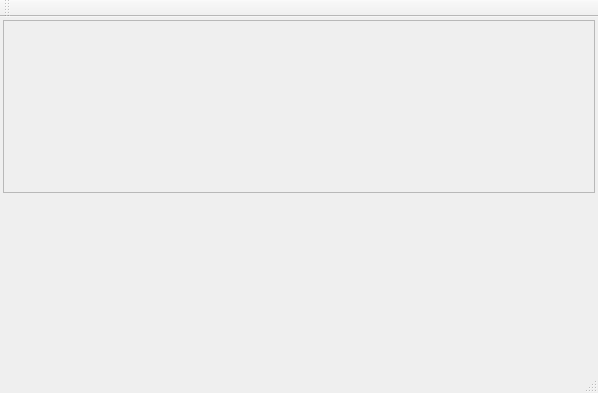
<?xml version="1.0" encoding="UTF-8"?>
<ui version="4.0">
 <class>MainWindow</class>
 <widget class="QMainWindow" name="MainWindow">
  <property name="geometry">
   <rect>
    <x>0</x>
    <y>0</y>
    <width>598</width>
    <height>393</height>
   </rect>
  </property>
  <property name="windowTitle">
   <string>MainWindow</string>
  </property>
  <widget class="QWidget" name="centralWidget">
   <layout class="QVBoxLayout" name="verticalLayout">
    <property name="spacing">
     <number>3</number>
    </property>
    <property name="leftMargin">
     <number>3</number>
    </property>
    <property name="topMargin">
     <number>3</number>
    </property>
    <property name="rightMargin">
     <number>3</number>
    </property>
    <property name="bottomMargin">
     <number>3</number>
    </property>
    <item>
     <widget class="BreadCrumbsAddressBar" name="frameBreadCrumbsAddressBar">
      <property name="frameShape">
       <enum>QFrame::StyledPanel</enum>
      </property>
      <property name="frameShadow">
       <enum>QFrame::Raised</enum>
      </property>
     </widget>
    </item>
    <item>
     <widget class="QWidget" name="widget" native="true"/>
    </item>
   </layout>
  </widget>
  <widget class="QMenuBar" name="menuBar">
   <property name="geometry">
    <rect>
     <x>0</x>
     <y>0</y>
     <width>598</width>
     <height>22</height>
    </rect>
   </property>
  </widget>
  <widget class="QToolBar" name="mainToolBar">
   <attribute name="toolBarArea">
    <enum>TopToolBarArea</enum>
   </attribute>
   <attribute name="toolBarBreak">
    <bool>false</bool>
   </attribute>
  </widget>
  <widget class="QStatusBar" name="statusBar"/>
 </widget>
 <layoutdefault spacing="6" margin="11"/>
 <customwidgets>
  <customwidget>
   <class>BreadCrumbsAddressBar</class>
   <extends>QFrame</extends>
   <header>breadcrumbsaddressbar.h</header>
   <container>1</container>
  </customwidget>
 </customwidgets>
 <resources>
  <include location="mainwindow.qrc"/>
 </resources>
 <connections/>
</ui>
